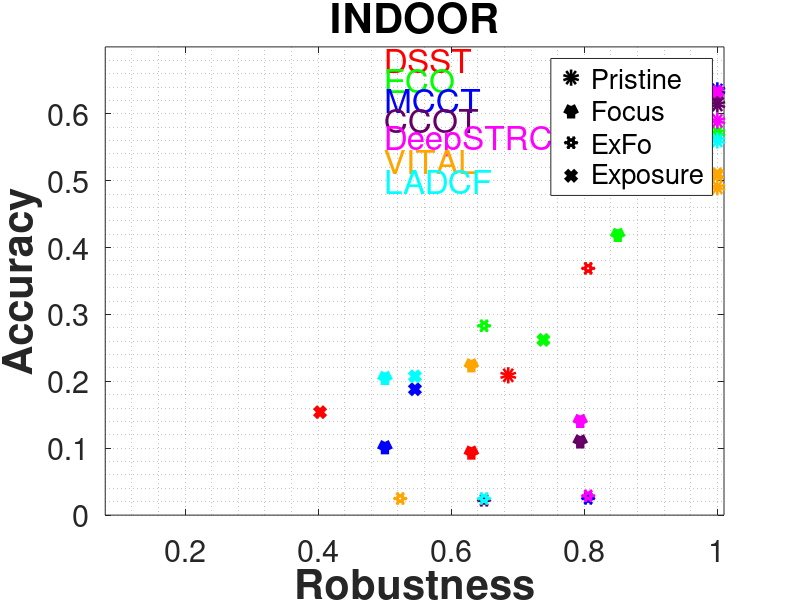

Source code (MATLAB): (Note: this script raises an error after producing the figure.)
clc
close all
clear all

%red        DSST
% blue      MCCT
% green     ECO
%black      CCOT k
%magenta    DeepSTRCF m
%cyan     LADCF c


%  o  pristine
%  ^  ExFo
%  h  exposure
%  d  Focus
%%
plot(-1, 0,'ok','LineWidth',6)
hold on
plot(-1, 0,'^k','LineWidth',6)
plot(-1, 0,'hk','LineWidth',6)
plot(-1, 0,'dk','LineWidth',6)

%pristine indoor
plot(1, 0.5716,'og','LineWidth',6)
plot(0.7386, 0.2619,'dg','LineWidth',6)
plot(0.8503, 0.4208,'^g','LineWidth',6)
plot(0.6494, 0.2831,'hg','LineWidth',6)
axis([0.08 1.01 0 0.7])
set(gca,'FontSize',22)
title ('INDOOR','FontSize',30,'FontWeight','bold')


hold on
grid minor
xlabel('Robustness','FontSize',30,'FontWeight','bold');
ylabel ('Accuracy','FontSize',30,'FontWeight','bold');

%DSST
plot(0.6857, 0.209,'or','LineWidth',6)
plot(0.6303,0.0953,'^r','LineWidth',6)
plot(0.8059,0.3689,'hr','LineWidth',6)
plot(0.4029,0.1538,'dr','LineWidth',6)

%MCCT
plot(1, 0.6349,'ob','LineWidth',6)
plot(0.5004,0.1033,'^b','LineWidth',6)
plot(0.8059,0.025,'hb','LineWidth',6)
plot(0.5455,0.1881,'db','LineWidth',6)

%CCOT
plot(1, 0.6138,'o','Color',[102/255 0/255 102/255],'LineWidth',6)
plot(0.7939,0.112,'^','Color',[102/255 0/255 102/255],'LineWidth',6)
plot(0.6494,0.0221,'h','Color',[102/255 0/255 102/255],'LineWidth',6)
plot(1,0.6273,'d','Color',[102/255 0/255 102/255],'LineWidth',6)

%DeepSTRCF
plot(1, 0.5896,'om','LineWidth',6)
plot(0.7939,0.1426,'^m','LineWidth',6)
plot(0.8059,0.02888,'hm','LineWidth',6)
plot(1,0.6333,'dm','LineWidth',6)


%LADCF
plot(1, 0.5601,'oc','LineWidth',6)
plot(0.5004,0.2069,'^c','LineWidth',6)
plot(0.6494,0.0248,'hc','LineWidth',6)
plot(0.5455,0.2074,'dc','LineWidth',6)

%VITAL
plot(1, 0.4902,'o','Color',[255/255 165/255 0/255],'LineWidth',6)
plot(0.6303,0.2258,'^','Color',[255/255 165/255 0/255],'LineWidth',6)
plot(0.5234,0.0248,'h','Color',[255/255 165/255 0/255],'LineWidth',6)
plot(1,0.5097,'d','Color',[255/255 165/255 0/255],'LineWidth',6)



text(0.5,0.68,'DSST','Color','red','FontSize',24)
text(0.5,0.65,'ECO','Color','green','FontSize',24)
text(0.5,0.62,'MCCT','Color','blue','FontSize',24)
text(0.5,0.59,'CCOT','Color',[102/255 0/255 102/255],'FontSize',24)
text(0.5,0.56,'DeepSTRCF','Color','magenta','FontSize',24)
text(0.5,0.53,'VITAL','Color',[255/255 165/255 0/255],'FontSize',24)
text(0.5,0.50,'LADCF','Color','cyan','FontSize',24)


lgd=legend ({'Pristine', 'Focus', 'ExFo','Exposure'});
lgd.FontSize = 28;
set(lgd,'location','best')
